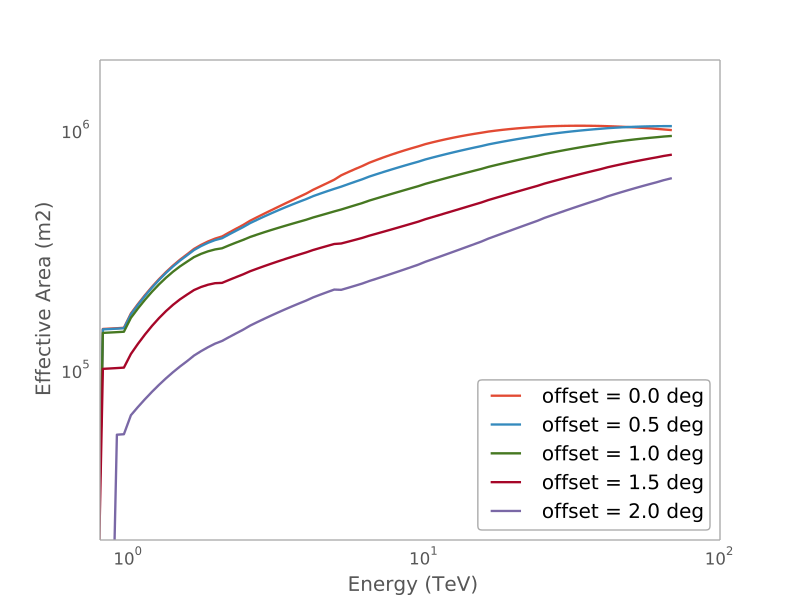

This chart was generated by the following Python code:
import matplotlib.pyplot as plt
from gammapy.irf import EffectiveAreaTable2D
from gammapy.datasets import load_aeff2D_fits_table
aeff2D = EffectiveAreaTable2D.from_fits(load_aeff2D_fits_table())
aeff2D.plot_energy_dependence()
plt.loglog()
plt.xlim(0.8, 100)
plt.ylim(2E4, 2E6)
